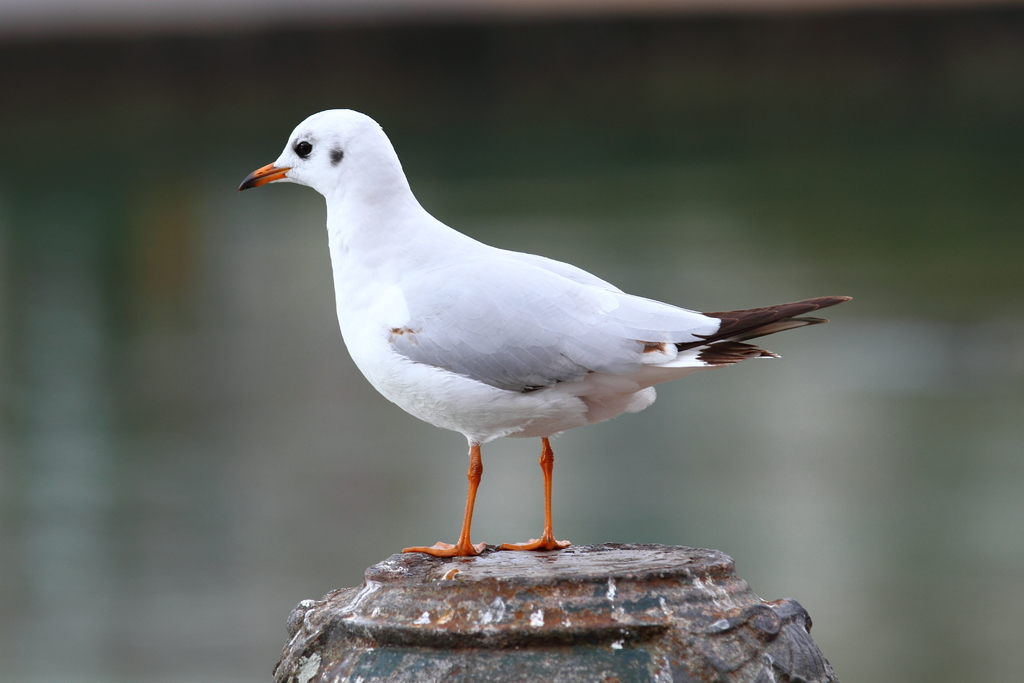
#> input picture original_images/5c17d4f7366ca277.jpg, 1024 x 683 px; its folder holds 2 pictures in this run
$ python plot_histogram.py
#> lines starting #> are read from the running program, lines starting #| are printed output that depends on the picture
#> in main, img is the input picture: shape (683, 1024, 3); mean B, G, R 94.1, 98.8, 95.6
import os
import shutil
import cv2
import numpy as np
import argparse
import matplotlib
import matplotlib.pyplot as plt
import matplotlib.gridspec as gridspec
from PIL import Image


### Plot histograms for a grayscale images (with or without noise)
def plot_histograms_for_image(img, **kwargs):

    fig = plt.figure(figsize=(14, 6))
    spec2 = gridspec.GridSpec(ncols=2, nrows=1, figure=fig)
    f2_ax1 = fig.add_subplot(spec2[0, 0])
    f2_ax1.imshow(cv2.cvtColor(img, cv2.COLOR_BGR2RGB))
    f2_ax1.set_xlabel('Image width')
    f2_ax1.set_ylabel('Image height')

    f2_ax2 = fig.add_subplot(spec2[0, 1])
    f2_ax2.hist(img.ravel(), 256, [0, 256])
    f2_ax2.set_xlabel('Pixel value')
    f2_ax2.set_ylabel('Amount of pixels')

    for ar in kwargs:
        if ar == 'gamma':
            fig.suptitle("Image with Gamma {}"
              .format(kwargs.get('gamma')),fontsize=18)

        elif ar == 'std_dev':
            fig.suptitle("Image with Added Noise with Standard Deviation {}"
              .format(kwargs.get('std_dev')), fontsize=18)

    plt.show()


## Plot histograms for a coloured image
# (BGR-format since cv2 uses this format as standard)
def plot_rbg_histograms(img, **kwargs):

    fig = plt.figure(figsize=(14, 10), constrained_layout=True)
    spec = gridspec.GridSpec(ncols=2, nrows=2, figure=fig)
    fig_sub1 = fig.add_subplot(spec[0, 0])
    fig_sub2 = fig.add_subplot(spec[0, 1])
    fig_sub3 = fig.add_subplot(spec[1, 0])
    fig_sub4 = fig.add_subplot(spec[1, 1])
    fig_sub1.imshow(cv2.cvtColor(img, cv2.COLOR_BGR2RGB), cmap='gray')

    blue = img[:,:,0]
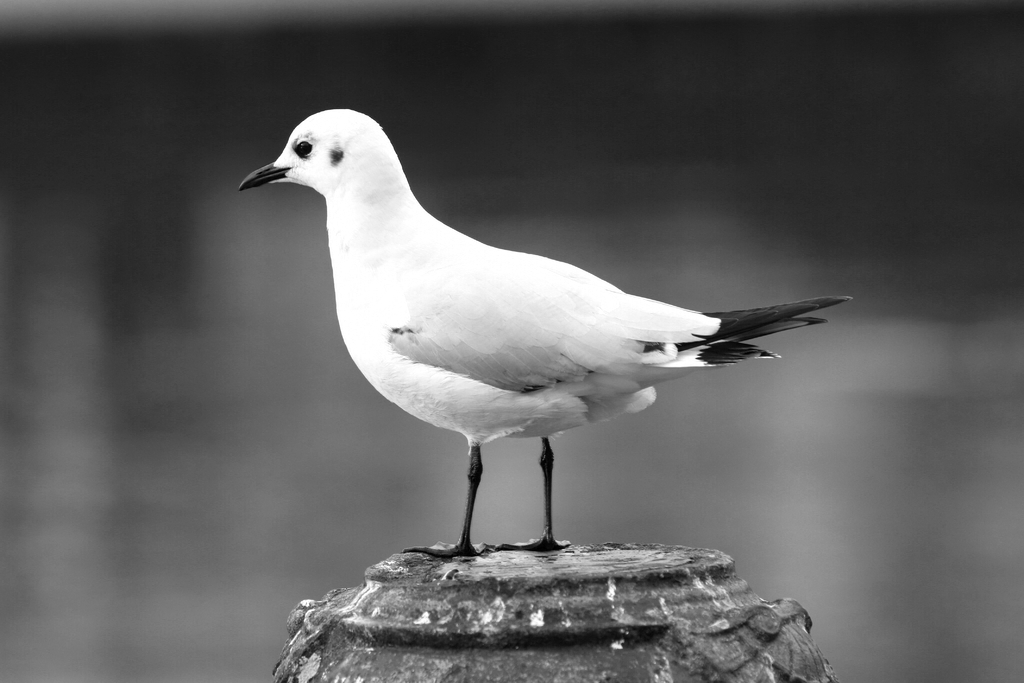
#> blue: shape (683, 1024); min 0, max 255, mean 94.1
    green = img[:,:,1]
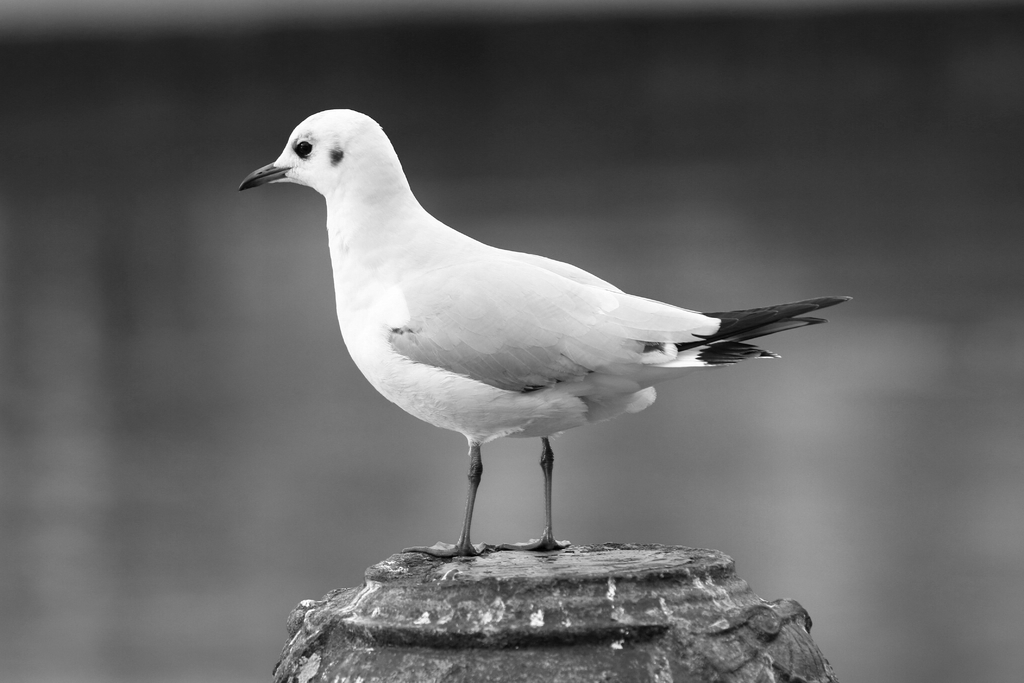
#> green: shape (683, 1024); min 0, max 255, mean 98.8
    red = img[:,:,2]

    print(blue.shape)
#| (683, 1024)

    colors = ("Blue", "Green", "Red")

    # for blue_value, green_value, red_value in zip(blue, green, red):

    fig_sub2.hist(blue.ravel(), 256, [0, 256], color="b")
    fig_sub3.hist(green.ravel(), 256, [0, 256], color="g")
    fig_sub4.hist(red.ravel(), 256, [0, 256], color="r")

    fig_sub1.set_title('Original image')
    fig_sub2.set_xlabel('Image width')
    fig_sub2.set_ylabel('Image height')

    fig_sub2.set_title('Blue channel')
    fig_sub2.set_xlabel('Pixel value')
    fig_sub2.set_ylabel('Amount of pixels')

    fig_sub3.set_title('Green channel')
    fig_sub3.set_xlabel('Pixel value')
    fig_sub3.set_ylabel('Amount of pixels')

    fig_sub4.set_title('Red channel')
    fig_sub4.set_xlabel('Pixel value')
    fig_sub4.set_ylabel('Amount of pixels')

    fig.suptitle('An Image and its RGB Colour Channels', fontsize=20)
    plt.show()
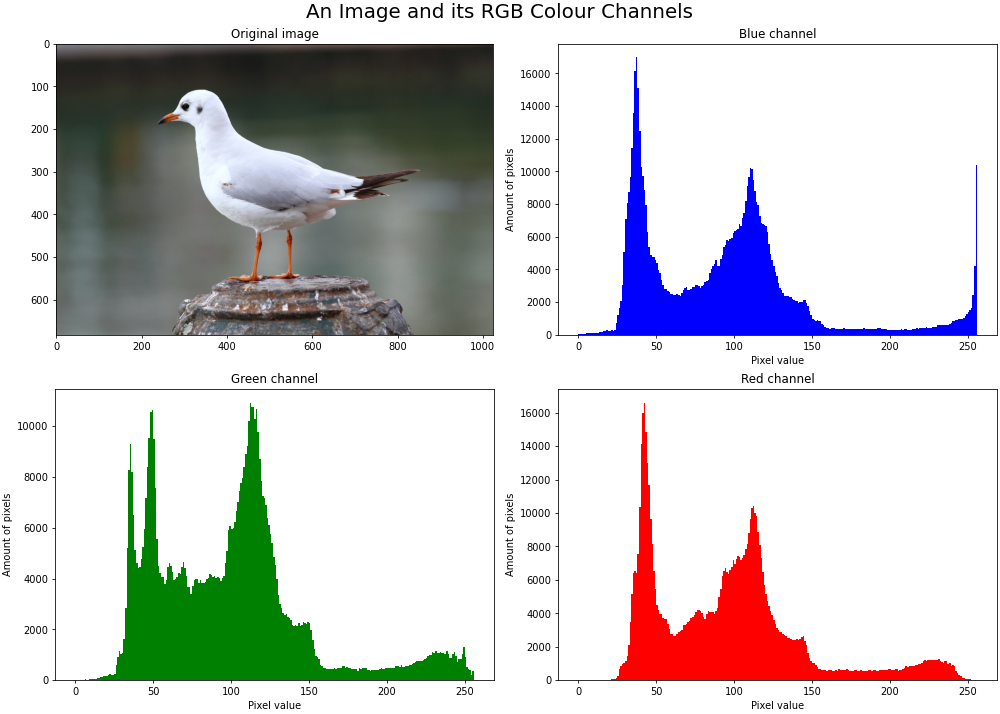
#> figure drawn by matplotlib, 4 panels; panel 2: tallest bar 16972 high, from x = 37 to 38; panel 3: tallest bar 10920 high, from x = 112 to 113; panel 4: tallest bar 16597 high, from x = 42 to 43

    fig2 = plt.figure(figsize=(10, 6))
    fig2_sub = fig2.add_subplot()

    fig2_sub.hist(blue.ravel(), 256, [0, 256], color="b")
    fig2_sub.hist(green.ravel(), 256, [0, 256], color="g")
    fig2_sub.hist(red.ravel(), 256, [0, 256], color="r")

    fig2.suptitle('Combined RGB Colour channels', fontsize=20)
    fig2_sub.set_xlabel('Pixel value')
    fig2_sub.set_ylabel('Amount of pixels')

    plt.show()
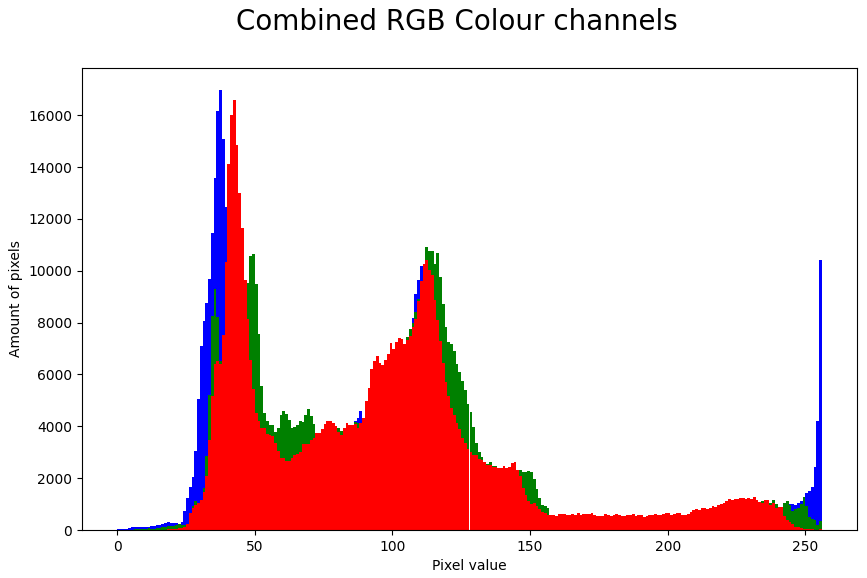
#> figure drawn by matplotlib, 1 panel; tallest bar 16972 high, from x = 37 to 38; tallest bar 10920 high, from x = 112 to 113; tallest bar 16597 high, from x = 42 to 43


def main():

    script_dir = os.path.dirname(__file__)

    original_relative_path = './original_images/'
    grey_relative_path = './grey_images/'
    gamma_relative_path = './gamma_images/'
    grey_noise_relative_path = './grey_noise_images/'

    original_src = os.path.join(script_dir, original_relative_path)
    grey_src = os.path.join(script_dir, grey_relative_path)
    gamma_src = os.path.join(script_dir, gamma_relative_path)
    grey_noise_src = os.path.join(script_dir, grey_noise_relative_path)

    gamma_values = [0.3, 0.7, 2.0, 3.0]
    std_devs = [0.1, 0.2, 0.3]

    # Plot histogram for any non-augmented image placed in the folder original_images
    for index, item in enumerate(os.listdir(original_src)):
        filename = os.path.join(original_src, item)
        img = cv2.imread(filename)
        plot_rbg_histograms(img, type='original')
#> pass 2 of the loop in main, `for index, item in enumerate(os.listdir(original_src)):`:
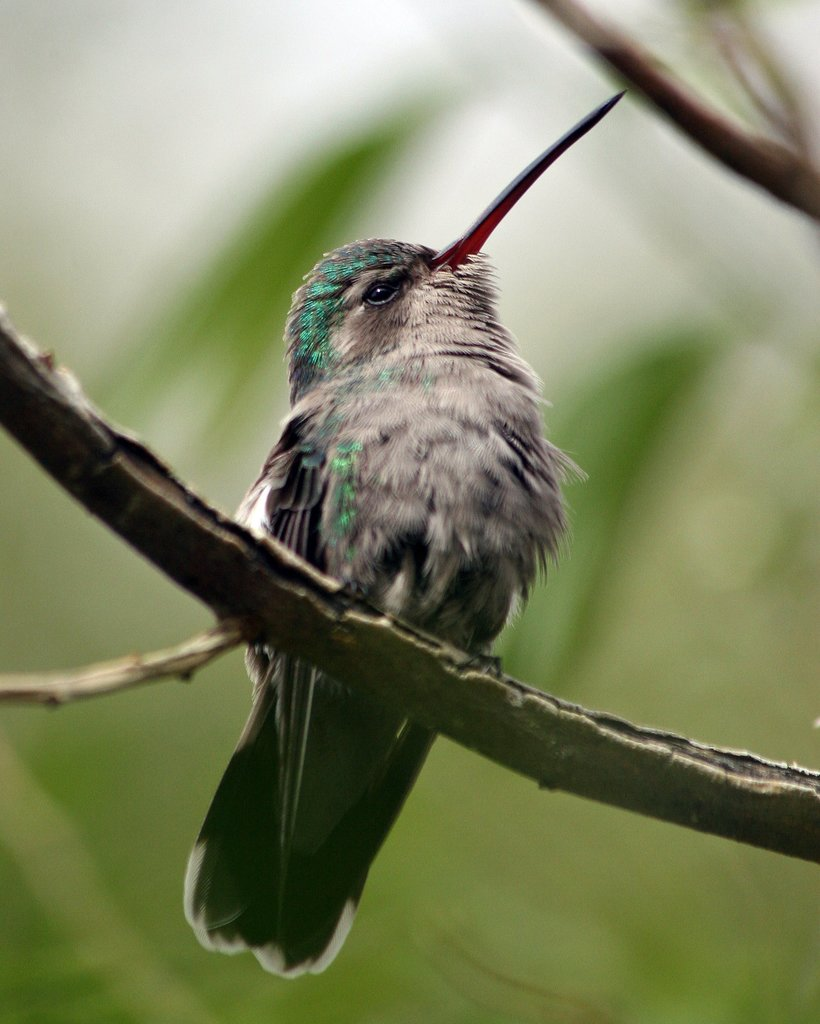
#> input picture original_images/65b18205c1497fec.jpg, 820 x 1024 px
#> in main, img is the input picture: shape (1024, 820, 3); mean B, G, R 98.1, 132.1, 127.1
#> blue: shape (1024, 820)
#> green: shape (1024, 820)
#> in plot_rbg_histograms (call 2), `red = img[:,:,2]`:
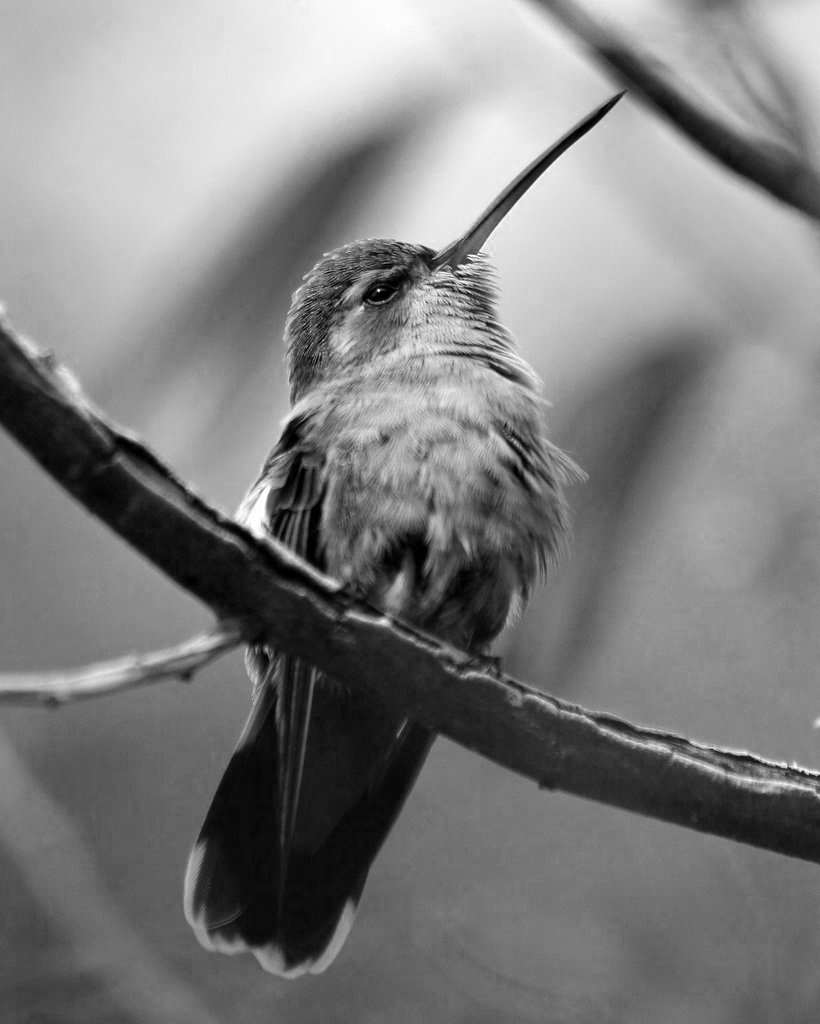
#> red: shape (1024, 820); min 0, max 255, mean 127.1
#| (1024, 820)
#> in plot_rbg_histograms (call 2), `plt.show()`:
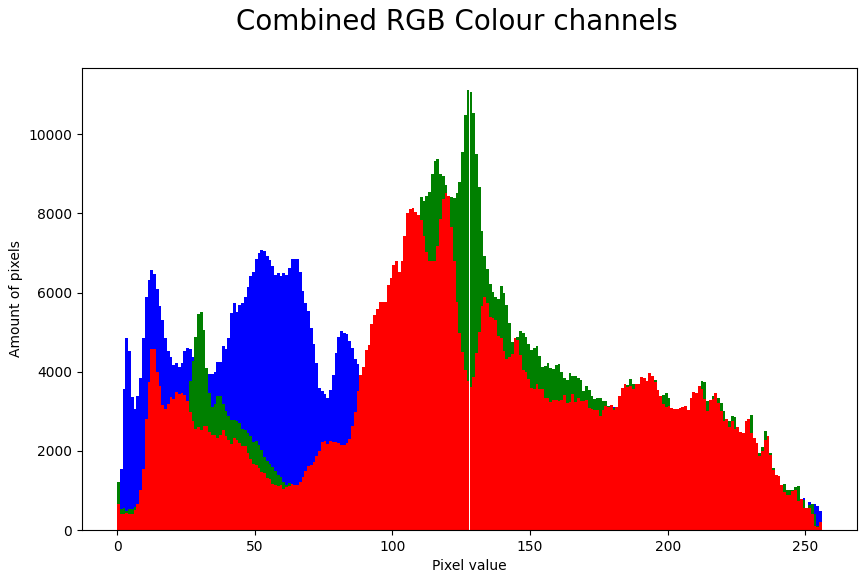
#> figure drawn by matplotlib, 1 panel; tallest bar 7071 high, from x = 52 to 53; tallest bar 11117 high, from x = 127 to 128; tallest bar 8516 high, from x = 119 to 120


    # Plot histogram for any grayscale image placed in the folder grey_images
#> (the run stopped early here; a loop or call above may not have finished)
